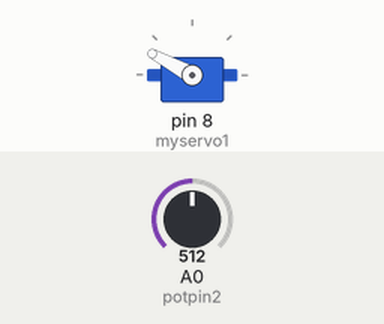
A sketch run on a simulated Arduino Uno, built with avr-gcc and run on an emulated ATmega328P. Parts: servo. Inputs (shaded band) come from the test bench; at power-on: A0 (potpin2) = 512.

Above: at 1.3 s.
1.4 s: A0 (potpin2) set to 716
At 1.9 s:
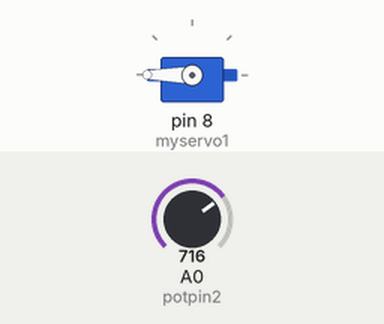
3.0 s: A0 (potpin2) set to 306
At 4.2 s:
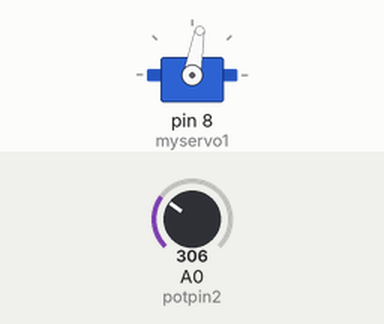
4.5 s: A0 (potpin2) set to 122
At 5.5 s:
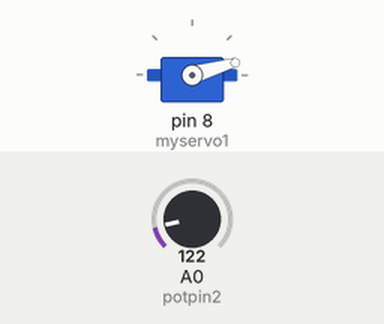
6.0 s: A0 (potpin2) set to 511
At 6.6 s:
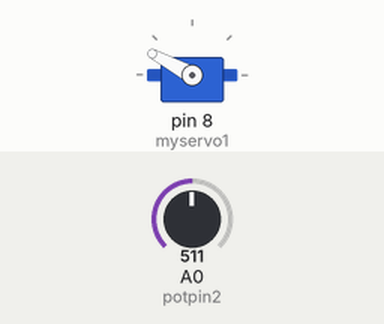
7.5 s: A0 (potpin2) set to 900
At 7.8 s:
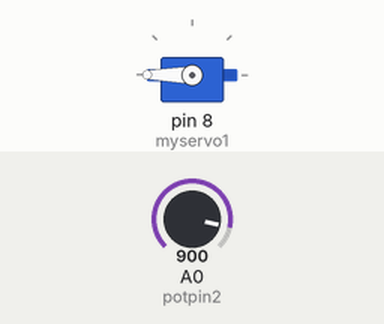
Timing chart, 0 to 10.0 s (numbered marks = the images above; inputs shaded):
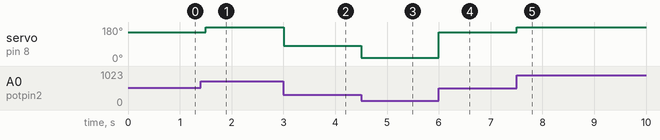

The sketch:

basicfollow.ino
```cpp
#include <Servo.h>

Servo myservo1;
Servo myservo2;
int potpin1 = A1;
int potpin2 = A0;
int val1;
int val2;
void setup()
{
  Serial.begin(9600);
 // myservo1.attach(7);
  myservo1.attach(8);
}

void loop()
{

//val1=analogRead(potpin1);
//val1=constrain(val1,15,626);
//val1=map(val1,15,626, 0,180);
//myservo2.write(val1);
//delay(500);
val2=analogRead(potpin2);
val2=constrain(val2,76,590);
val2=map(val2,76,590, 0,180);
myservo1.write(val2);
delay(500);
}
```

Measured:
- after the input at 1.4 s, servo on pin 8 (myservo1): 152° → 180° after 0.10 s
- after the input at 3.0 s, servo on pin 8 (myservo1): 180° → 80° at once
- after the input at 4.5 s, servo on pin 8 (myservo1): 80° → 16° at once
- after the input at 6.0 s, servo on pin 8 (myservo1): 16° → 152° at once
- after the input at 7.5 s, servo on pin 8 (myservo1): 152° → 180° at once
